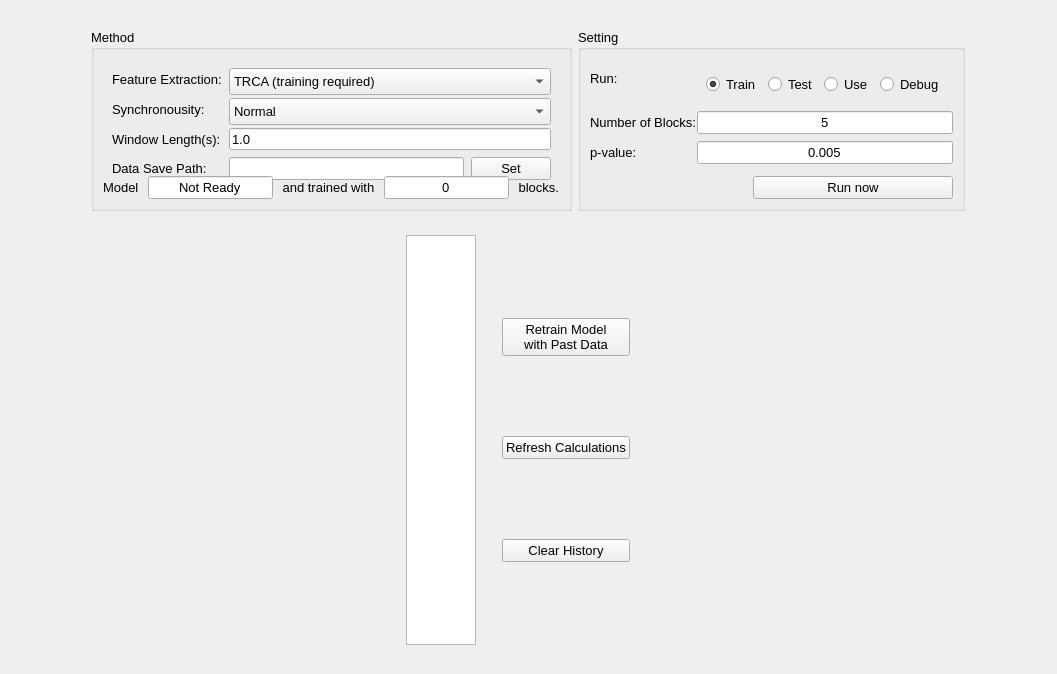
             <widget class="QWidget" name="scrollAreaWidgetContents_2">
              <property name="geometry">
               <rect>
                <x>0</x>
                <y>0</y>
                <width>1057</width>
                <height>670</height>
               </rect>
              </property>
              <layout class="QVBoxLayout" name="verticalLayout_19">
               <item>
                <widget class="QFrame" name="verticalFrame">
                 <property name="font">
                  <font>
                   <pointsize>10</pointsize>
                  </font>
                 </property>
                 <layout class="QVBoxLayout" name="verticalLayout_14">
                  <item alignment="Qt::AlignHCenter">
                   <widget class="QFrame" name="frame">
                    <property name="maximumSize">
                     <size>
                      <width>16777215</width>
                      <height>200</height>
                     </size>
                    </property>
                    <layout class="QHBoxLayout" name="horizontalLayout_11">
                     <item>
                      <layout class="QVBoxLayout" name="verticalLayout_18">
                       <item alignment="Qt::AlignHCenter">
                        <widget class="QGroupBox" name="groupBox_5">
                         <property name="sizePolicy">
                          <sizepolicy hsizetype="Minimum" vsizetype="Preferred">
                           <horstretch>0</horstretch>
                           <verstretch>0</verstretch>
                          </sizepolicy>
                         </property>
                         <property name="title">
                          <string>Method</string>
                         </property>
                         <layout class="QVBoxLayout" name="verticalLayout_15">
                          <item>
                           <widget class="QFrame" name="formFrame_3">
                            <property name="minimumSize">
                             <size>
                              <width>0</width>
                              <height>130</height>
                             </size>
                            </property>
                            <layout class="QFormLayout" name="formLayout_7">
                             <property name="rowWrapPolicy">
                              <enum>QFormLayout::DontWrapRows</enum>
                             </property>
                             <property name="formAlignment">
                              <set>Qt::AlignLeading|Qt::AlignLeft|Qt::AlignVCenter</set>
                             </property>
                             <property name="horizontalSpacing">
                              <number>7</number>
                             </property>
                             <property name="verticalSpacing">
                              <number>7</number>
                             </property>
                             <item row="0" column="0">
                              <widget class="QLabel" name="featureExtractionLabel">
                               <property name="text">
                                <string>Feature Extraction:</string>
                               </property>
                              </widget>
                             </item>
                             <item row="0" column="1">
                              <widget class="QComboBox" name="feature_extraction_combo_box">
                               <property name="enabled">
                                <bool>true</bool>
                               </property>
                               <property name="sizePolicy">
                                <sizepolicy hsizetype="Expanding" vsizetype="Fixed">
                                 <horstretch>0</horstretch>
                                 <verstretch>0</verstretch>
                                </sizepolicy>
                               </property>
                               <property name="minimumSize">
                                <size>
                                 <width>110</width>
                                 <height>27</height>
                                </size>
                               </property>
                               <item>
                                <property name="text">
                                 <string>TRCA (training required)</string>
                                </property>
                               </item>
                               <item>
                                <property name="text">
                                 <string>FBCCA (training free)</string>
                                </property>
                               </item>
                              </widget>
                             </item>
                             <item row="1" column="0">
                              <widget class="QLabel" name="asynchronousLabel">
                               <property name="text">
                                <string>Synchronousity:</string>
                               </property>
                              </widget>
                             </item>
                             <item row="1" column="1">
                              <widget class="QComboBox" name="sync_combo_box">
                               <property name="enabled">
                                <bool>true</bool>
                               </property>
                               <property name="sizePolicy">
                                <sizepolicy hsizetype="Expanding" vsizetype="Fixed">
                                 <horstretch>0</horstretch>
                                 <verstretch>0</verstretch>
                                </sizepolicy>
                               </property>
                               <property name="minimumSize">
                                <size>
                                 <width>110</width>
                                 <height>27</height>
                                </size>
                               </property>
                               <property name="currentText">
                                <string>Normal</string>
                               </property>
                               <item>
                                <property name="text">
                                 <string>Normal</string>
                                </property>
                               </item>
                               <item>
                                <property name="text">
                                 <string>Normal with p-Value</string>
                                </property>
                               </item>
                               <item>
                                <property name="text">
                                 <string>Dynamic Window</string>
                                </property>
                               </item>
                              </widget>
                             </item>
                             <item row="2" column="0">
                              <widget class="QLabel" name="windowLengthLabel">
                               <property name="text">
                                <string>Window Length(s):</string>
                               </property>
                              </widget>
                             </item>
                             <item row="2" column="1">
                              <widget class="QLineEdit" name="window_length_line_edit">
                               <property name="inputMethodHints">
                                <set>Qt::ImhNone</set>
                               </property>
                               <property name="text">
                                <string>1.0</string>
                               </property>
                               <property name="alignment">
                                <set>Qt::AlignLeading|Qt::AlignLeft|Qt::AlignVCenter</set>
                               </property>
                              </widget>
                             </item>
                             <item row="3" column="0">
                              <widget class="QLabel" name="dataSavePathLabel">
                               <property name="text">
                                <string>Data Save Path:</string>
                               </property>
                              </widget>
                             </item>
                             <item row="3" column="1">
                              <layout class="QHBoxLayout" name="horizontalLayout_13">
                               <item>
                                <widget class="QLineEdit" name="data_save_path_line_edit">
                                 <property name="readOnly">
                                  <bool>true</bool>
                                 </property>
                                </widget>
                               </item>
                               <item>
                                <widget class="QPushButton" name="setDataSavePathButton">
                                 <property name="text">
                                  <string>Set</string>
                                 </property>
                                </widget>
                               </item>
                              </layout>
                             </item>
                            </layout>
                           </widget>
                          </item>
                          <item>
                           <layout class="QHBoxLayout" name="horizontalLayout_19">
                            <item>
                             <widget class="QLabel" name="label_11">
                              <property name="text">
                               <string>Model </string>
                              </property>
                             </widget>
                            </item>
                            <item>
                             <widget class="QLineEdit" name="modelExistsLineEdit">
                              <property name="enabled">
                               <bool>true</bool>
                              </property>
                              <property name="text">
                               <string>Not Ready</string>
                              </property>
                              <property name="alignment">
                               <set>Qt::AlignCenter</set>
                              </property>
                              <property name="readOnly">
                               <bool>true</bool>
                              </property>
                             </widget>
                            </item>
                            <item>
                             <widget class="QLabel" name="label_12">
                              <property name="text">
                               <string> and trained with </string>
                              </property>
                             </widget>
                            </item>
                            <item>
                             <widget class="QLineEdit" name="blockNumberLineEdit">
                              <property name="enabled">
                               <bool>true</bool>
                              </property>
                              <property name="text">
                               <string>0</string>
                              </property>
                              <property name="alignment">
                               <set>Qt::AlignCenter</set>
                              </property>
                              <property name="readOnly">
                               <bool>true</bool>
                              </property>
                             </widget>
                            </item>
                            <item>
                             <widget class="QLabel" name="label_13">
                              <property name="text">
                               <string> blocks.</string>
                              </property>
                             </widget>
                            </item>
                           </layout>
                          </item>
                         </layout>
                        </widget>
                       </item>
                      </layout>
                     </item>
                     <item alignment="Qt::AlignHCenter">
                      <widget class="QGroupBox" name="groupBox_6">
                       <property name="sizePolicy">
                        <sizepolicy hsizetype="Maximum" vsizetype="Preferred">
                         <horstretch>0</horstretch>
                         <verstretch>0</verstretch>
                        </sizepolicy>
                       </property>
                       <property name="title">
                        <string>Setting</string>
                       </property>
                       <layout class="QVBoxLayout" name="verticalLayout_16">
                        <item>
                         <layout class="QHBoxLayout" name="horizontalLayout_10">
                          <item>
                           <widget class="QWidget" name="formWidget_4" native="true">
                            <property name="sizePolicy">
                             <sizepolicy hsizetype="Expanding" vsizetype="Expanding">
                              <horstretch>0</horstretch>
                              <verstretch>0</verstretch>
                             </sizepolicy>
                            </property>
                            <layout class="QFormLayout" name="formLayout_8">
                             <property name="rowWrapPolicy">
                              <enum>QFormLayout::DontWrapRows</enum>
                             </property>
                             <property name="formAlignment">
                              <set>Qt::AlignLeading|Qt::AlignLeft|Qt::AlignVCenter</set>
                             </property>
                             <property name="horizontalSpacing">
                              <number>0</number>
                             </property>
                             <property name="verticalSpacing">
                              <number>7</number>
                             </property>
                             <property name="leftMargin">
                              <number>0</number>
                             </property>
                             <property name="topMargin">
                              <number>0</number>
                             </property>
                             <property name="rightMargin">
                              <number>0</number>
                             </property>
                             <property name="bottomMargin">
                              <number>0</number>
                             </property>
                             <item row="0" column="0">
                              <widget class="QLabel" name="runLabel">
                               <property name="text">
                                <string>Run:</string>
                               </property>
                              </widget>
                             </item>
                             <item row="0" column="1">
                              <widget class="QFrame" name="horizontalFrame_4">
                               <layout class="QHBoxLayout" name="horizontalLayout_15">
                                <property name="spacing">
                                 <number>7</number>
                                </property>
                                <item>
                                 <widget class="QRadioButton" name="trainRadioButton">
                                  <property name="text">
                                   <string>Train</string>
                                  </property>
                                  <property name="checked">
                                   <bool>true</bool>
                                  </property>
                                 </widget>
                                </item>
                                <item>
                                 <widget class="QRadioButton" name="testRadioButton">
                                  <property name="text">
                                   <string>Test</string>
                                  </property>
                                  <property name="checked">
                                   <bool>false</bool>
                                  </property>
                                 </widget>
                                </item>
                                <item>
                                 <widget class="QRadioButton" name="useRadioButton">
                                  <property name="text">
                                   <string>Use</string>
                                  </property>
                                 </widget>
                                </item>
                                <item>
                                 <widget class="QRadioButton" name="debugRadioButton">
                                  <property name="text">
                                   <string>Debug</string>
                                  </property>
                                  <property name="checked">
                                   <bool>false</bool>
                                  </property>
                                 </widget>
                                </item>
                               </layout>
                              </widget>
                             </item>
                             <item row="1" column="0">
                              <widget class="QLabel" name="numberOfBlocksLabel">
                               <property name="text">
                                <string>Number of Blocks:</string>
                               </property>
                              </widget>
                             </item>
                             <item row="1" column="1">
                              <widget class="QLineEdit" name="number_of_blocks_line_edit">
                               <property name="text">
                                <string>5</string>
                               </property>
                               <property name="alignment">
                                <set>Qt::AlignCenter</set>
                               </property>
                              </widget>
                             </item>
                             <item row="2" column="0">
                              <widget class="QLabel" name="pValueLabel">
                               <property name="text">
                                <string>p-value:</string>
                               </property>
                              </widget>
                             </item>
                             <item row="2" column="1">
                              <widget class="QLineEdit" name="p_value_line_edit">
                               <property name="text">
                                <string>0.005</string>
                               </property>
                               <property name="alignment">
                                <set>Qt::AlignCenter</set>
                               </property>
                              </widget>
                             </item>
                            </layout>
                           </widget>
                          </item>
                         </layout>
                        </item>
                        <item alignment="Qt::AlignRight">
                         <widget class="QPushButton" name="runNowButton">
                          <property name="minimumSize">
                           <size>
                            <width>200</width>
                            <height>0</height>
                           </size>
                          </property>
                          <property name="text">
                           <string>Run now</string>
                          </property>
                         </widget>
                        </item>
                       </layout>
                      </widget>
                     </item>
                    </layout>
                   </widget>
                  </item>
                  <item alignment="Qt::AlignHCenter">
                   <widget class="QFrame" name="frame">
                    <layout class="QHBoxLayout" name="horizontalLayout_18">
                     <item alignment="Qt::AlignRight">
                      <widget class="QTableWidget" name="keyboard_processing_table">
                       <property name="sizePolicy">
                        <sizepolicy hsizetype="MinimumExpanding" vsizetype="Preferred">
                         <horstretch>0</horstretch>
                         <verstretch>0</verstretch>
                        </sizepolicy>
                       </property>
                       <property name="minimumSize">
                        <size>
                         <width>0</width>
                         <height>410</height>
                        </size>
                       </property>
                       <property name="sizeAdjustPolicy">
                        <enum>QAbstractScrollArea::AdjustToContents</enum>
                       </property>
                       <property name="rowCount">
                        <number>0</number>
                       </property>
                      </widget>
                     </item>
                     <item alignment="Qt::AlignLeft">
                      <widget class="QFrame" name="frame">
                       <layout class="QVBoxLayout" name="verticalLayout_21">
                        <property name="leftMargin">
                         <number>20</number>
                        </property>
                        <property name="topMargin">
                         <number>9</number>
                        </property>
                        <property name="rightMargin">
                         <number>20</number>
                        </property>
                        <property name="bottomMargin">
                         <number>9</number>
                        </property>
                        <item>
                         <widget class="QPushButton" name="retrainModelPushButton">
                          <property name="sizePolicy">
                           <sizepolicy hsizetype="Minimum" vsizetype="Fixed">
                            <horstretch>0</horstretch>
                            <verstretch>0</verstretch>
                           </sizepolicy>
                          </property>
                          <property name="text">
                           <string>Retrain Model 
with Past Data</string>
                          </property>
                         </widget>
                        </item>
                        <item>
                         <widget class="QPushButton" name="refreshCalculationPushButton">
                          <property name="text">
                           <string>Refresh Calculations</string>
                          </property>
                         </widget>
                        </item>
                        <item>
                         <widget class="QPushButton" name="clearHistoryPushButton">
                          <property name="text">
                           <string>Clear History</string>
                          </property>
                         </widget>
                        </item>
                       </layout>
                      </widget>
                     </item>
                    </layout>
                   </widget>
                  </item>
                 </layout>
                </widget>
               </item>
              </layout>
             </widget>
